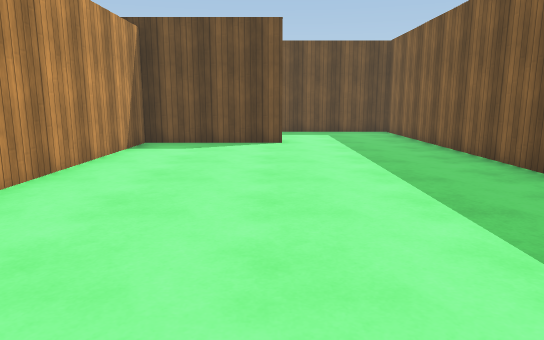
view 1 (above)

19 first-person views from a walk through a 3-D level made in the Unity game engine. The camera is 1.3 m above the floor, tilts 10° down and sees 70° across. The floor is counted in squares, 1 m on a side. Each view is taken from the middle of a square. On the plan, view 1 faces up. The plan holds only what a view shows up to about 16 squares ahead; the rest is blank. The place goes on beyond the plan. Surface patterns are stand-ins for the level's own textures.

view 2
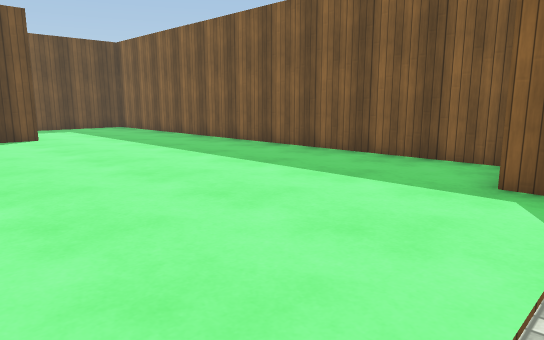

view 3
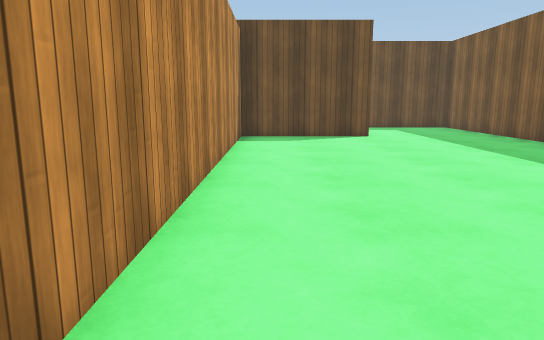

view 4
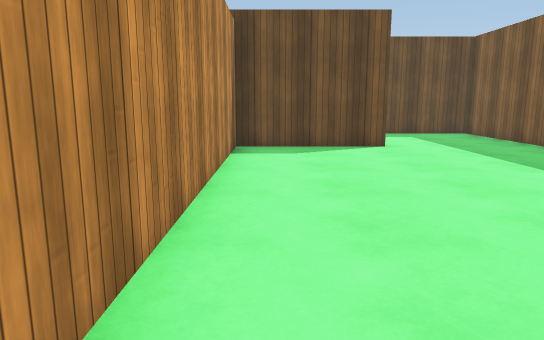

view 5
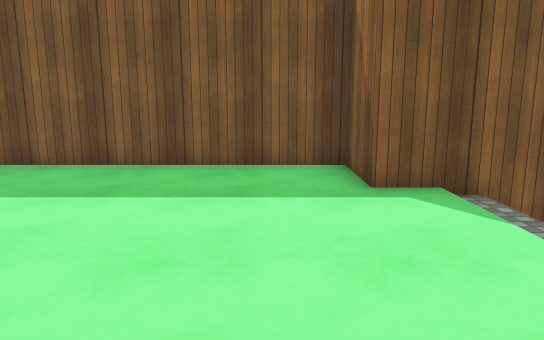

view 6
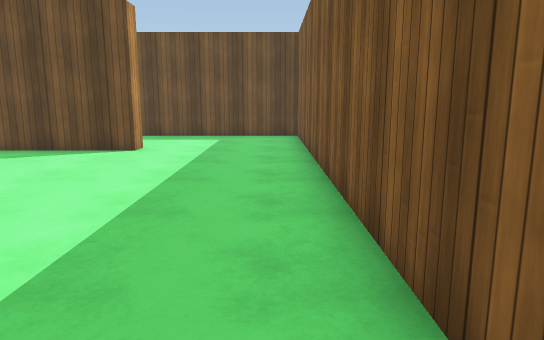

view 7
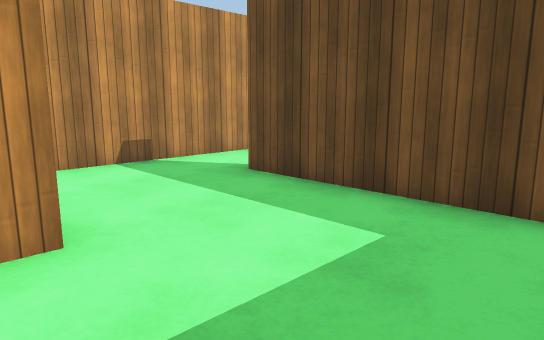

view 8
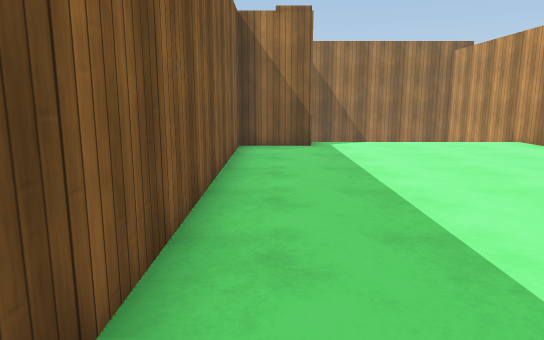

view 9
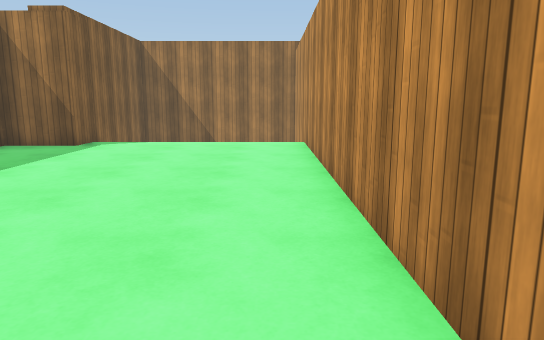

view 10
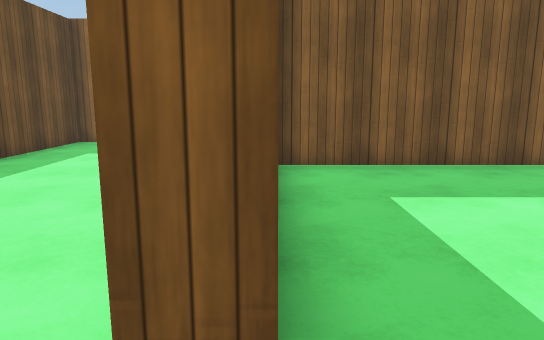

view 11
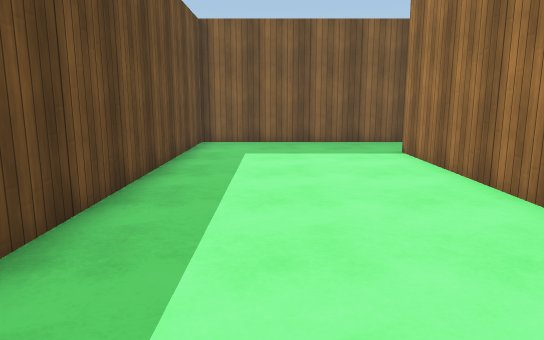

view 12
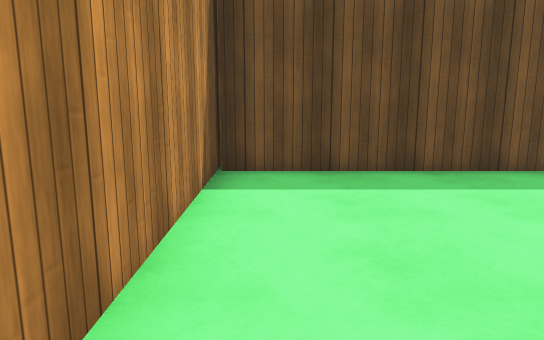

view 13
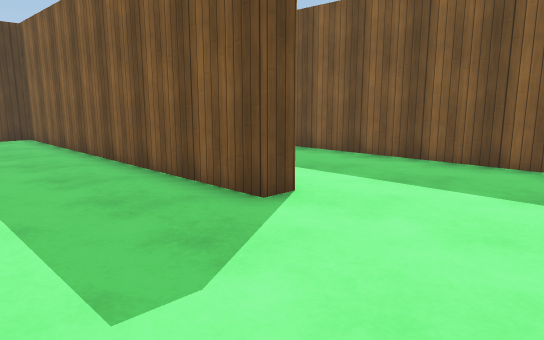

view 14
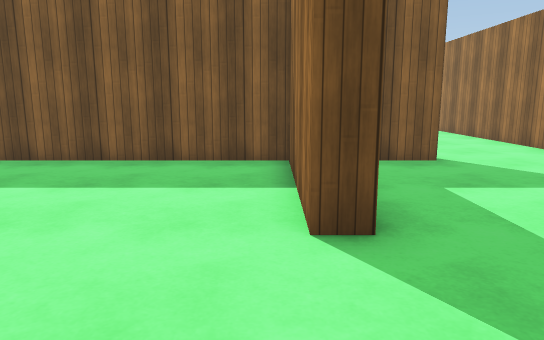

view 15
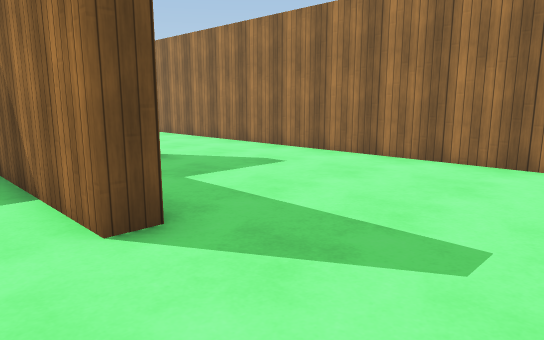

view 16
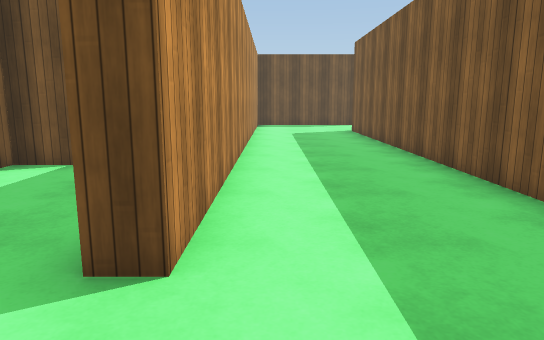

view 17
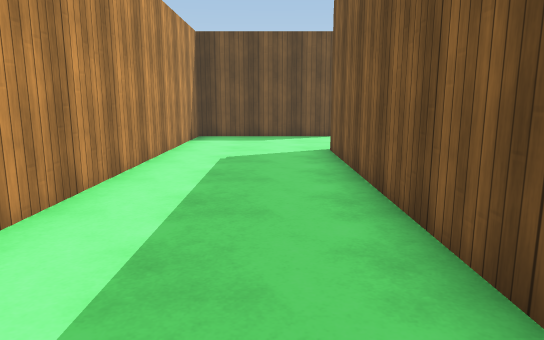

view 18
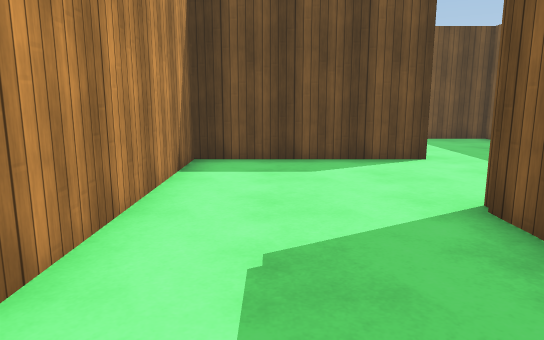

view 19
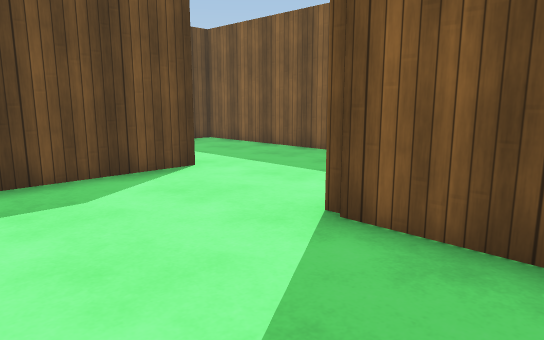

### Floor plan
Points are (right, up) in squares from view 1. A wall is a line through its corners. A room is listed if a view was taken in it or the views show most of it. See-through windows are left out.
Room 1 (views 1, 2, 3, 4, 5, 6, 7, 8, 9, 12)
walls: (0.3, 13.1) (0.3, 12.4) (-4, 12.4) (-4, -4.2); (2.8, -4.2) (2.8, 0.5) (5, 0.5) (5, 17) (-1.6, 17); (-4, 16.6) (-4, 14.1)
ways out: opening at (-2.5, 17) to room 2
Room 2 (views 10, 11)
walls: (1.8, 17.6) (7.1, 17.6); (-1.6, 17) (-1.6, 17.6); (9.6, 16.4) (9.6, 23.3) (-4, 23.3); (-4, 24) (-4, 16.6)
ways out: opening at (-2.5, 17) to room 1; opening at (8.5, 17) to room 3
Room 3 (views 13, 14, 15, 16, 17, 18, 19)
walls: (6.9, 17) (5.6, 17); (9.6, 6.9) (9.6, 7.6) (14.6, 7.6) (14.6, 26.9); (14.6, 4.2) (14.6, 5.6); (15.6, 30.8) (10.2, 30.8) (10.2, 11.7) (9.6, 11.7) (9.6, 16.4); (7.4, 0.5) (19.5, 0.5); (19.5, 35.8) (17.5, 35.8)
ways out: opening at (8.5, 17) to room 2

Where each view was taken, in squares from view 1:
view 1: 0 up, 0 right, facing up
view 2: 1 down, 3 left, facing up-right
view 3: 1 down, 3 left, facing up
view 4: 1 up, 3 left, facing up
view 5: 2 up, 3 left, facing right
view 6: 2 up, 4 right, facing up
view 7: 12 up, 4 right, facing up-left
view 8: 12 up, 4 right, facing down
view 9: 12 up, 3 left, facing down
view 10: 17 up, 3 left, facing right
view 11: 21 up, 3 left, facing right
view 12: 16 up, 3 left, facing up
view 13: 8 up, 6 right, facing up-right
view 14: 8 up, 6 right, facing right
view 15: 9 up, 6 right, facing down-right
view 16: 9 up, 11 right, facing up
view 17: 16 up, 13 right, facing up
view 18: 22 up, 12 right, facing up
view 19: 24 up, 11 right, facing up-right
